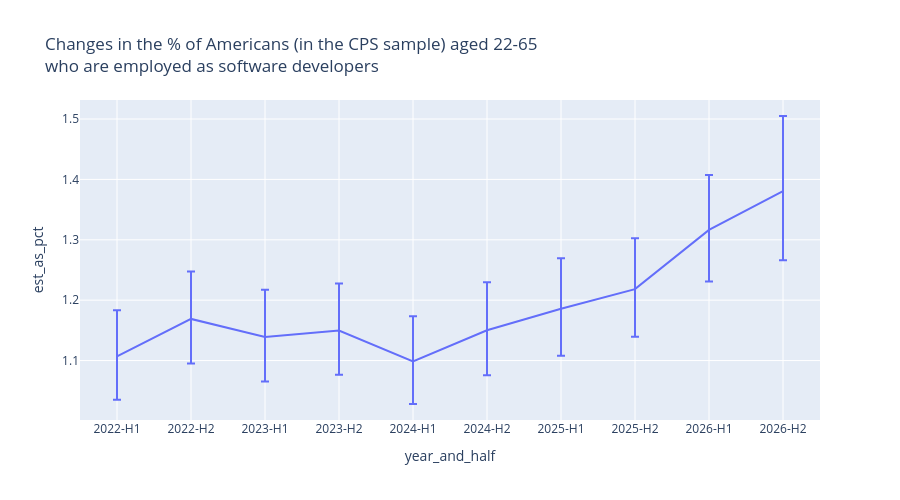

The notebook cell saved with this chart:
### Code cell
chart_height = 500
chart_width = 800
fig = px.line(swe_employment_year_and_half_props.query(
"employed_as_software_developer == '1'"), x = reference_period,
y = 'est_as_pct', error_y = 'error_upper_as_pct', error_y_minus = 'error_lower_as_pct',
title = 'Changes in the % of Americans (in the CPS sample) aged 22-65<br>\
who are employed as software developers', height = chart_height)
fig

### Figure 1 — Plotly figure (JSON) as saved in the notebook; plotly's stock layout.template omitted (floating-point values rounded to 4 significant figures)
{"data": [{"error_y": {"array": [0.07657, 0.0786, 0.07859, 0.07788, 0.07511, 0.07941, 0.08344, 0.08425, 0.09111, 0.1246], "arrayminus": [0.07167, 0.0737, 0.07357, 0.07299, 0.07035, 0.07434, 0.07802, 0.07886, 0.08529, 0.1144]}, "hovertemplate": "year_and_half=%{x}<br>est_as_pct=%{y}<extra></extra>", "legendgroup": "", "line": {"color": "#636efa", "dash": "solid"}, "marker": {"symbol": "circle"}, "mode": "lines", "name": "", "orientation": "v", "showlegend": false, "type": "scatter", "x": ["2022-H1", "2022-H2", "2023-H1", "2023-H2", "2024-H1", "2024-H2", "2025-H1", "2025-H2", "2026-H1", "2026-H2"], "xaxis": "x", "y": [1.107, 1.169, 1.139, 1.15, 1.098, 1.15, 1.186, 1.218, 1.316, 1.38], "yaxis": "y"}], "layout": {"height": 500, "legend": {"tracegroupgap": 0}, "title": {"text": "Changes in the % of Americans (in the CPS sample) aged 22-65<br>who are employed as software developers"}, "xaxis": {"anchor": "y", "domain": [0, 1], "title": {"text": "year_and_half"}}, "yaxis": {"anchor": "x", "domain": [0, 1], "title": {"text": "est_as_pct"}}}}
